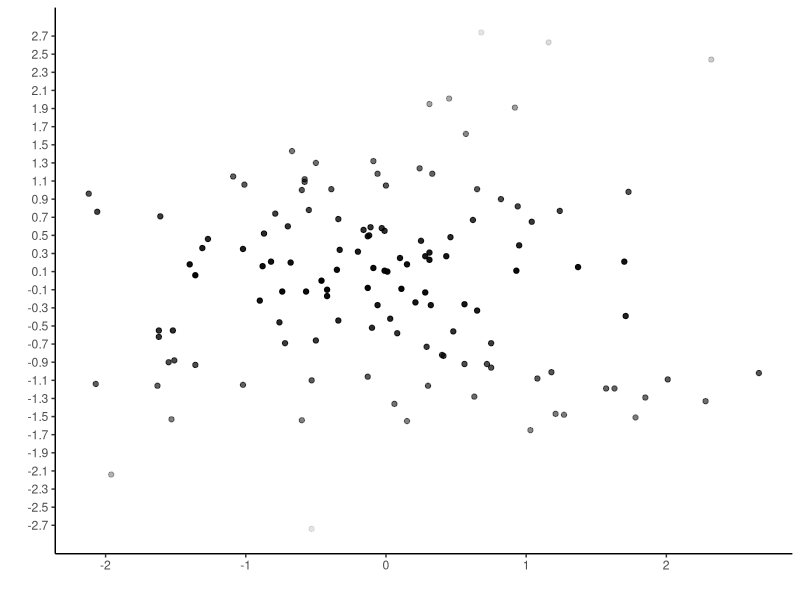
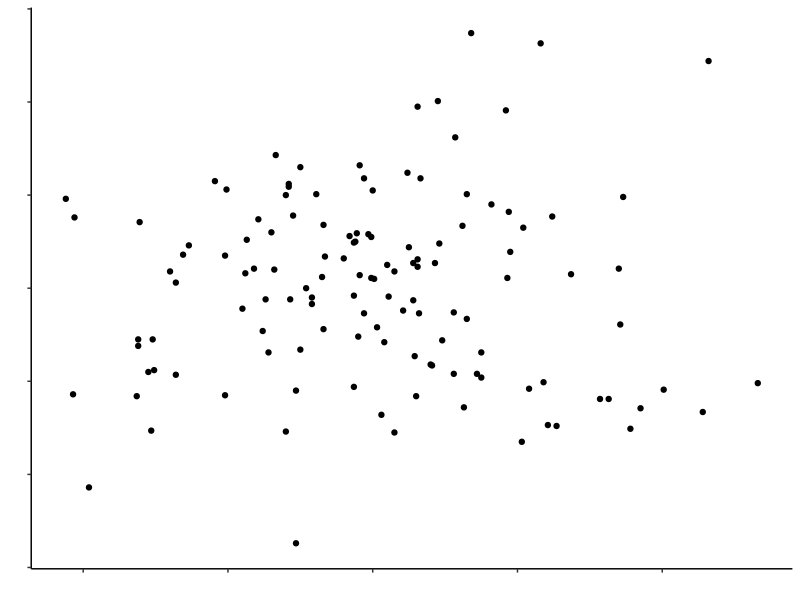
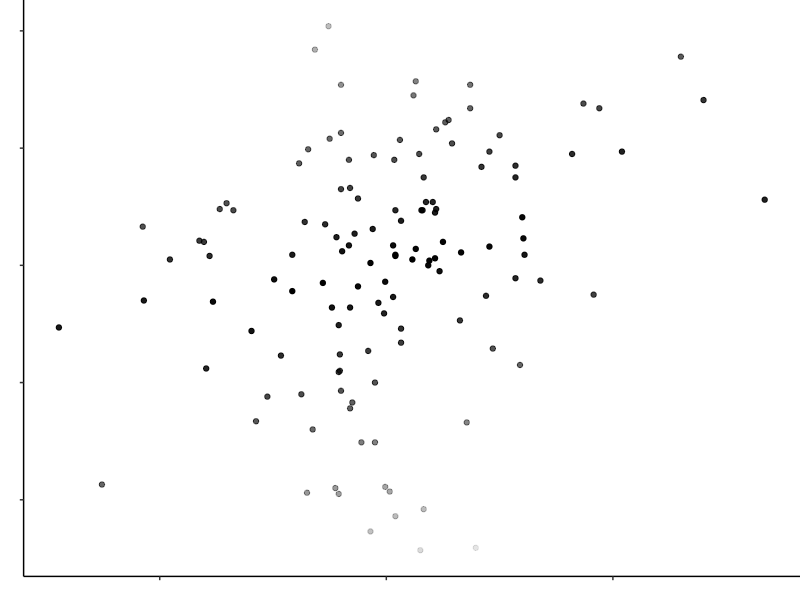
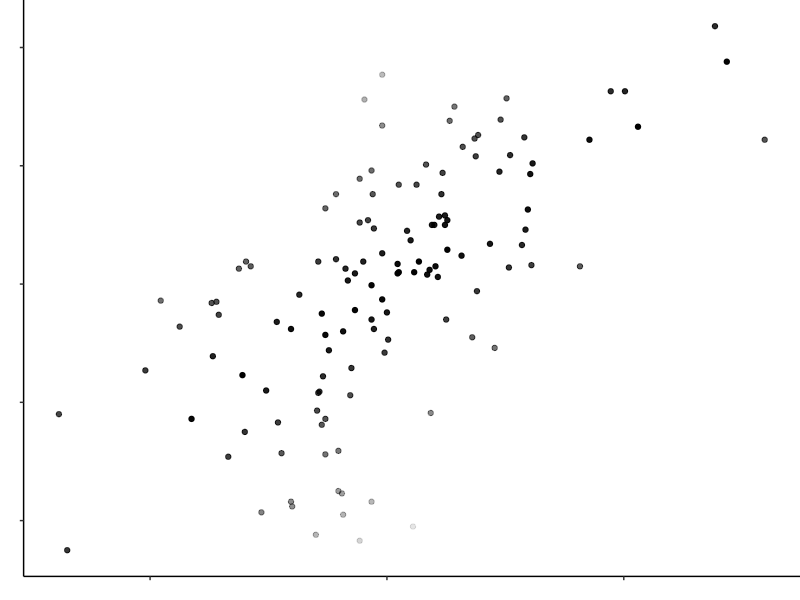
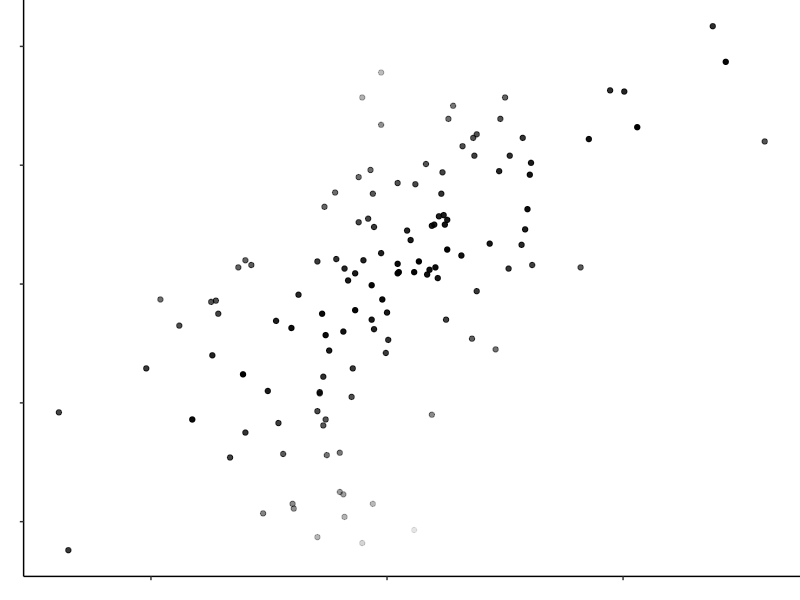
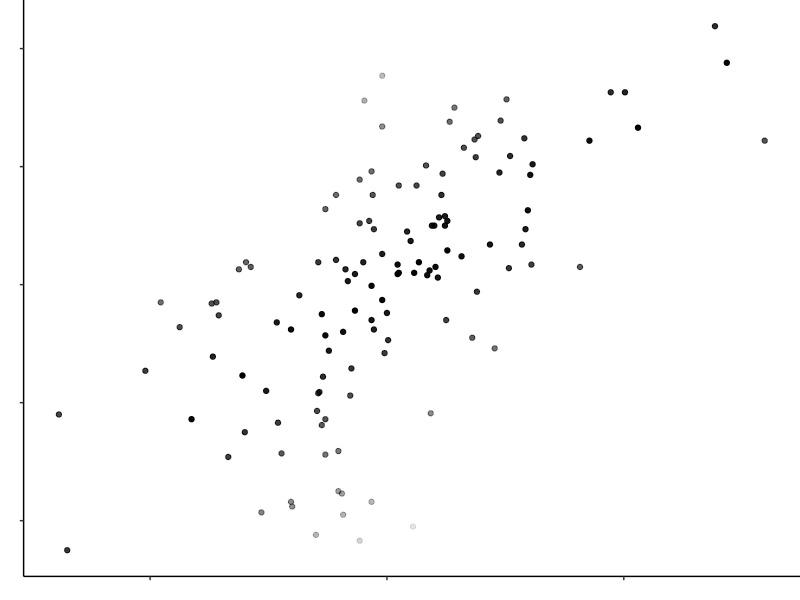
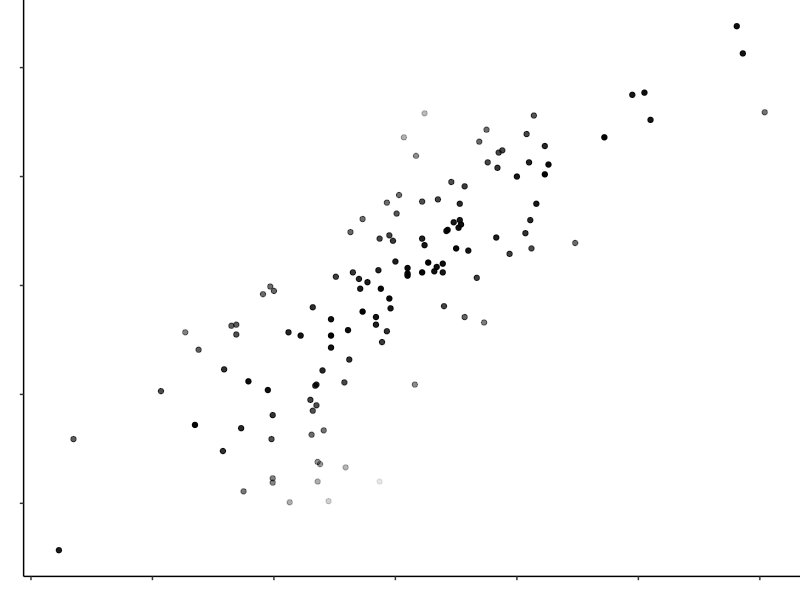
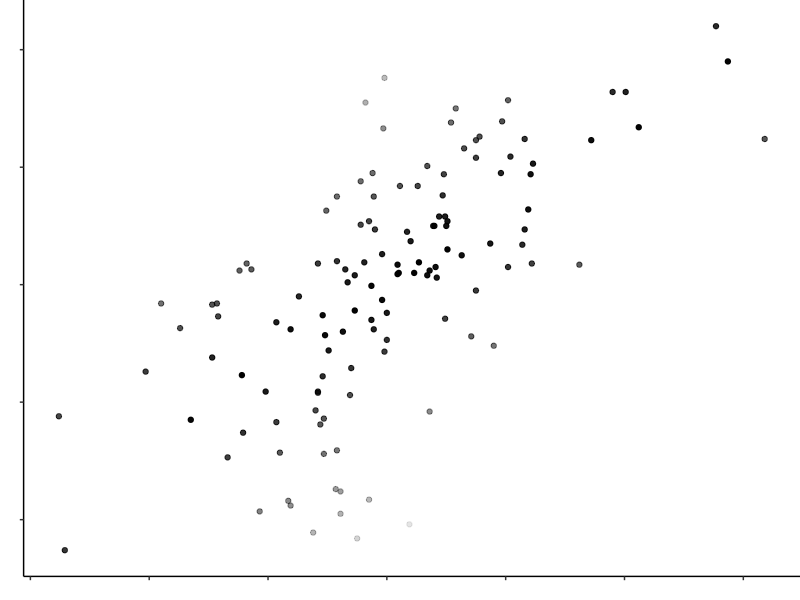

These charts were generated, in order, by the following R code: (Note: this script raises an error after producing the figures.)
## ---- chunk 1
knitr::opts_chunk$set(echo = TRUE)
## ---- chunk 2
library(MASS)
library(tidyverse)
library(Hmisc)
library(modelr)
library(scales)
library(gtools)
## ---- chunk 3
number_of_participants = 1

number_of_trials = 30

set.seed(1234)

my_ss <- rep(1:number_of_participants, each = number_of_trials)

my_rs <- rep(runif(number_of_trials, min = 0.2, max = 0.9), number_of_participants)

correlations <- tibble(my_ss = rep(my_ss, each = 6),  my_rs = rep(my_rs, each = 6))
## ---- chunk 4
add_residual_function <- function(my_desired_r) {
  
  set.seed(1234)

  my_sample_size = 128
  
  mean_variable_1 = 0
  sd_variable_1 = 1
  
  mean_variable_2 = 0
  sd_variable_2 = 1
  
  mu <- c(mean_variable_1, mean_variable_2) 
  
  myr <- my_desired_r * sqrt(sd_variable_1) * sqrt(sd_variable_2)
  
  mysigma <- matrix(c(sd_variable_1, myr, myr, sd_variable_2), 2, 2) 
  
  corr_data = as_tibble(mvrnorm(my_sample_size, mu, mysigma, empirical = TRUE))
  
  corr_model <- lm(V2 ~ V1, data = corr_data)
  
  my_residuals <- abs(residuals(corr_model))
  
  data_with_resid <- round(cbind(corr_data, my_residuals), 2)
  
  return(sum(data_with_resid$my_residuals))
  
}
## ---- chunk 5
r_vec <- correlations$my_rs
res_vec <- c()
## ---- chunk 6
set.seed(1234)

for(value in r_vec) {
  new_value <- add_residual_function(value)
  res_vec <- c(res_vec, new_value) 
}
## ---- chunk 7
item_no <- rep(1:30, each = 6)
full_data <- cbind(item_no, correlations, res_vec)
## ---- chunk 8
set.seed(1234)

my_sample_size = 128

my_desired_r = 0

mean_variable_1 = 0
sd_variable_1 = 1

mean_variable_2 = 0
sd_variable_2 = 1

mu <- c(mean_variable_1, mean_variable_2) 

myr <- my_desired_r * sqrt(sd_variable_1) * sqrt(sd_variable_2)

mysigma <- matrix(c(sd_variable_1, myr, myr, sd_variable_2), 2, 2) 

corr_data = as_tibble(mvrnorm(my_sample_size, mu, mysigma, empirical = TRUE))

corr_model <- lm(V2 ~ V1, data = corr_data)

my_residuals <- abs(residuals(corr_model))

data_with_resid <- round(cbind(corr_data, my_residuals), 2)

ggplot(data_with_resid, aes(x = V1, y = V2)) +
  geom_point(aes(alpha = -my_residuals))  +
  #geom_smooth(method = "lm", se = FALSE) +
  labs(x = "", y = "") +
  theme_classic() +
  #theme(axis.text = element_blank()) +
  theme(legend.position = "None") +
    scale_y_continuous(breaks = round(seq(min(data_with_resid$V2), max(data_with_resid$V1), by = 0.2),1))

## ---- chunk 9
set.seed(1234)

my_sample_size = 128

my_desired_r = 

mean_variable_1 = 0
sd_variable_1 = 1

mean_variable_2 = 0
sd_variable_2 = 1

mu <- c(mean_variable_1, mean_variable_2) 

myr <- my_desired_r * sqrt(sd_variable_1) * sqrt(sd_variable_2)

mysigma <- matrix(c(sd_variable_1, myr, myr, sd_variable_2), 2, 2) 

corr_data = as_tibble(mvrnorm(my_sample_size, mu, mysigma, empirical = TRUE))

corr_model <- lm(V2 ~ V1, data = corr_data)

my_residuals <- abs(residuals(corr_model))

data_with_resid <- round(cbind(corr_data, my_residuals), 2)

ggplot(data_with_resid, aes(x = V1, y = V2)) +
  geom_point()  +
  #geom_smooth(method = "lm", se = FALSE) +
  labs(x = "", y = "") +
  theme_classic() +
  theme(axis.text = element_blank()) +
  theme(legend.position = "None")
## ---- chunk 10
# This function generates plots with the point contrast encoding (Y condition). As the experiment is 3*2, 3 x 30
# plots are needed with the encoding, 30 of each for the small (S), medium (M), and large (L) conditions. This is 
# accomplished by changing the second name argument in the ggsave function. See the comment on line 215 for more 
# detail. NB This chunk must be run again to update the function when changing the size labeling.

plot_generation_with_enc_function <- function(my_desired_r) {
  set.seed(1234)
  
  my_sample_size = 128
  
  mean_variable_1 = 0
  sd_variable_1 = 1
  
  mean_variable_2 = 0
  sd_variable_2 = 1
  
  mu <- c(mean_variable_1, mean_variable_2) 
  
  myr <- my_desired_r * sqrt(sd_variable_1) * sqrt(sd_variable_2)
  
  mysigma <- matrix(c(sd_variable_1, myr, myr, sd_variable_2), 2, 2) 
  
  corr_data = as_tibble(mvrnorm(my_sample_size, mu, mysigma, empirical = TRUE))
  
  corr_model <- lm(V2 ~ V1, data = corr_data)
  
  my_residuals <- abs(residuals(corr_model))
  
  data_with_resid <- round(cbind(corr_data, my_residuals), 2)

test_plot <- ggplot(data_with_resid, aes(x = V1, y = V2)) +
  geom_point(aes(alpha = -my_residuals))  +
  labs(x = "", y = "") +
  theme_classic() +
  theme(axis.text = element_blank()) +
  theme(plot.margin = unit(c(0,0,0,0), "cm")) +
  theme(legend.position = "None")

ggsave(test_plot,filename=paste0(counter, "S", "Y",".png"), # Currently set up to generate graphs labeled "small".
       device = "png",                                      # Change to "M" or "L" as necessary.
       bg = "white",
       path = "all_plots",
       units = "px",
       width = 1200,
       height = 1200,
)

return()
}
## ---- chunk 11
# This loop iterates the function above over the 30 r values in my_rs without the point contrast encoding.

counter = 1
for (value in my_rs) {
  plot_generation_with_enc_function(value)
  if (counter > 0) {
    counter = counter + 1
  }
  }
## ---- chunk 12
# This function generates plots without the point contrast encoding (N condition). As the experiment is 3*2, 3 x 30
# plots are needed without the encoding, 30 of each for the small (S), medium (M), and large (L) conditions. This is 
# accomplished by changing the second name argument in the ggsave function. See the comment on line 283 for more 
# detail. NB This chunk must be run again to update the function when changing the size labeling.

plot_generation_without_enc_function <- function(my_desired_r) {
  set.seed(1234)
  
  my_sample_size = 128
  
  mean_variable_1 = 0
  sd_variable_1 = 1
  
  mean_variable_2 = 0
  sd_variable_2 = 1
  
  mu <- c(mean_variable_1, mean_variable_2) 
  
  myr <- my_desired_r * sqrt(sd_variable_1) * sqrt(sd_variable_2)
  
  mysigma <- matrix(c(sd_variable_1, myr, myr, sd_variable_2), 2, 2) 
  
  corr_data = as_tibble(mvrnorm(my_sample_size, mu, mysigma, empirical = TRUE))
  
  corr_model <- lm(V2 ~ V1, data = corr_data)
  
  my_residuals <- abs(residuals(corr_model))
  
  data_with_resid <- round(cbind(corr_data, my_residuals), 2)

test_plot <- ggplot(data_with_resid, aes(x = V1, y = V2)) +
  geom_point()  +
  labs(x = "", y = "") +
  theme_classic() +
  theme(axis.text = element_blank()) +
  theme(plot.margin = unit(c(0,0,0,0), "cm")) +
  theme(legend.position = "None")

ggsave(test_plot,filename=paste0(counter, "S", "N",".png"), # Currently set up to generate graphs labeled small.
       device = "png",                                      # Change to "M" or "L" as necessary.
       bg = "white",
       path = "all_plots",
       units = "px",
       width = 1200,
       height = 1200,
)

return()
}
## ---- chunk 13
# This loop iterates the function above over the 30 r values in my_rs without the point contrast encoding.

counter = 1
for (value in my_rs) {
  plot_generation_without_enc_function(value)
  if (counter > 0) {
    counter = counter + 1
  }
  }
## ---- chunk 14
images <- mixedsort(list.files(path = "all_plots"))

plot_labels <- rep(c("all_plots/"), each = 180)

plots_with_labels <- paste(plot_labels, images, sep = "")

final_data <- full_data %>%
  select(-c(item_no, my_ss))

unique_item_no <- c(1:180)

instructions <- rep(c(""), each = 180)

data_with_plots <- cbind(unique_item_no, final_data, plots_with_labels, images)
## ---- chunk 15
mask_gen_function <- function() {

x <- LETTERS[1:20]
y <- paste0("var", seq(1,20))
data <- expand.grid(X=x, Y=y)
data$Z <- round(runif(400, 0, 1))

mask <- ggplot(data, aes(X, Y, fill= Z)) + 
  geom_tile() +
  scale_fill_gradient(low = "white", high = "black") +
  theme_void() +
  theme(legend.position = "None")

ggsave(mask,filename=paste("mask", counter,".png",sep=""),
       device = "png",
       bg = "white",
       path = "masks",
       units = "px",
       width = 1200,
       height = 1200,)
}

counter = 1
for (i in 1:186) {
  mask_gen_function()
  if (counter > 0) {
    counter = counter + 1
  }
}

masks <- mixedsort(list.files(path = "masks"))

mask_labels <- rep(c("masks/"), each = 186)

masks_with_labels <- paste(mask_labels, masks, sep = "")
## ---- chunk 16
size_w <- rep(c(0.86, 0.86, 0.34, 0.34, 0.215, 0.215), times = 30)

size_h <- rep(c(0.86, 0.86, 0.34, 0.34, 0.215, 0.215), times = 30)

data_with_sizes <- cbind(data_with_plots, size_h, size_w, instructions)
## ---- chunk 17
my_rs <- rep(c(0, 1), times = c(3, 3))

res_vec <- rep(c(0), times = 6)

plots_with_labels <- head(plots_with_labels)

images <- head(images)

unique_item_no <- c(181:186)

size_h <- rep(c(0.34), times = 6)

size_w <- rep(c(0.34), times = 6)

instructions <- rep(c("Please ignore the correlation displayed and set the slider to 0.",
                      "Please ignore the correlation displayed and set the slider to 1."),
                    times = c(3, 3))

attention_checks <- cbind(unique_item_no, my_rs, res_vec, plots_with_labels, images,
                          size_h, size_w, instructions)
## ---- chunk 18
E1_full_data <- rbind(data_with_sizes, attention_checks) %>%
  cbind(masks_with_labels)

write.csv(E1_full_data, "E1_full_data.csv", row.names = FALSE)
## ---- chunk 19
dir.create("practice_plots")

number_of_participants = 1

number_of_trials = 2

set.seed(12345)

my_ss <- rep(1:number_of_participants, each = number_of_trials)

my_rs <- rep(runif(number_of_trials, min = 0.2, max = 0.9), number_of_participants)

correlations <- tibble(my_ss, my_rs)
## ---- chunk 20
practice_plot_generation_without_enc_function <- function(my_desired_r) {
  set.seed(1234)
  
  my_sample_size = 128
  
  mean_variable_1 = 0
  sd_variable_1 = 1
  
  mean_variable_2 = 0
  sd_variable_2 = 1
  
  mu <- c(mean_variable_1, mean_variable_2) 
  
  myr <- my_desired_r * sqrt(sd_variable_1) * sqrt(sd_variable_2)
  
  mysigma <- matrix(c(sd_variable_1, myr, myr, sd_variable_2), 2, 2) 
  
  corr_data = as_tibble(mvrnorm(my_sample_size, mu, mysigma, empirical = TRUE))
  
  corr_model <- lm(V2 ~ V1, data = corr_data)
  
  my_residuals <- abs(residuals(corr_model))
  
  data_with_resid <- round(cbind(corr_data, my_residuals), 2)

test_plot <- ggplot(data_with_resid, aes(x = V1, y = V2)) +
  geom_point()  +
  labs(x = "", y = "") +
  theme_classic() +
  theme(axis.text = element_blank()) +
  theme(plot.margin = unit(c(0,0,0,0), "cm")) +
  theme(legend.position = "None")

ggsave(test_plot,filename=paste0(counter,"P",".png"), 
       device = "png",
       bg = "white",
       path = "practice_plots",
       units = "px",
       width = 1200,
       height = 1200,
)

return()
}
## ---- chunk 21

counter = 1
for (value in my_rs) {
  practice_plot_generation_without_enc_function(value)
  if (counter > 0) {
    counter = counter + 1
  }
  }
## ---- chunk 22
practice_images <- mixedsort(list.files(path = "practice_plots"))

size_h_p <- rep(c(0.34), times = 2)

size_w_p <- rep(c(0.34), times = 2)

practice_data <- cbind(practice_images, size_h_p, size_w_p)

write.csv(practice_data, "practice_plots.csv", row.names = FALSE)
